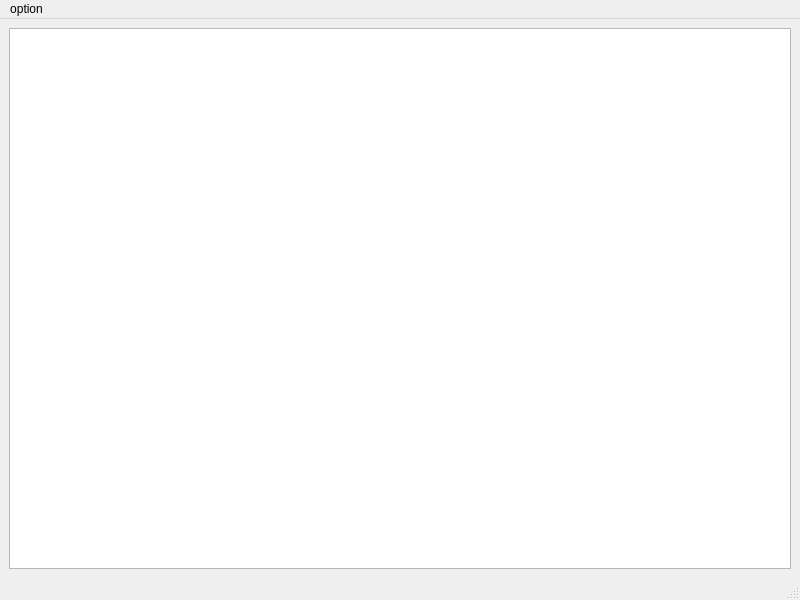
<?xml version="1.0" encoding="UTF-8"?>
<ui version="4.0">
 <class>dynamic_QTableView</class>
 <widget class="QMainWindow" name="dynamic_QTableView">
  <property name="geometry">
   <rect>
    <x>0</x>
    <y>0</y>
    <width>800</width>
    <height>600</height>
   </rect>
  </property>
  <property name="windowTitle">
   <string>dynamic_QTableView</string>
  </property>
  <widget class="QWidget" name="centralwidget">
   <layout class="QGridLayout" name="gridLayout">
    <item row="0" column="0">
     <widget class="QTableView" name="tableView"/>
    </item>
   </layout>
  </widget>
  <widget class="QMenuBar" name="menubar">
   <property name="geometry">
    <rect>
     <x>0</x>
     <y>0</y>
     <width>800</width>
     <height>22</height>
    </rect>
   </property>
   <widget class="QMenu" name="menuoption">
    <property name="title">
     <string>option</string>
    </property>
    <addaction name="actionexport"/>
   </widget>
   <addaction name="menuoption"/>
  </widget>
  <widget class="QStatusBar" name="statusbar"/>
  <action name="action">
   <property name="text">
    <string>选项</string>
   </property>
  </action>
  <action name="actionexport">
   <property name="text">
    <string>export</string>
   </property>
  </action>
 </widget>
 <resources/>
 <connections/>
</ui>
